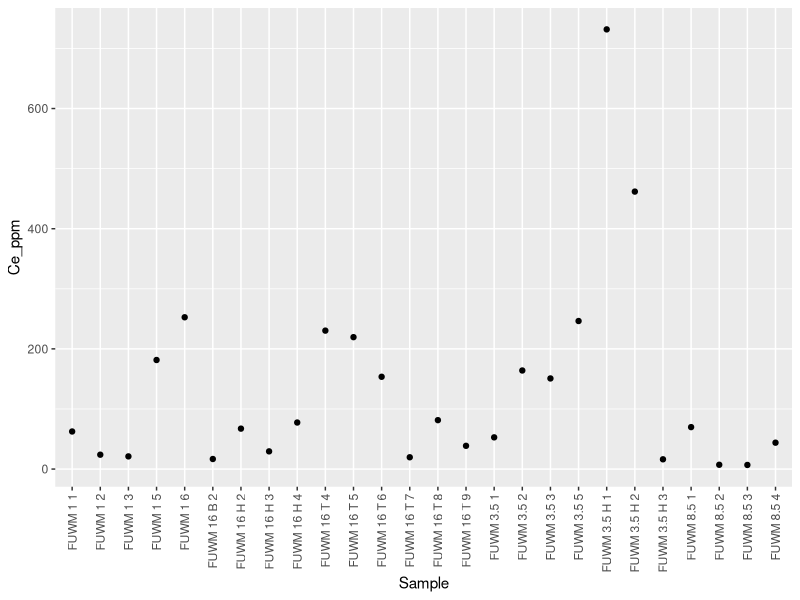
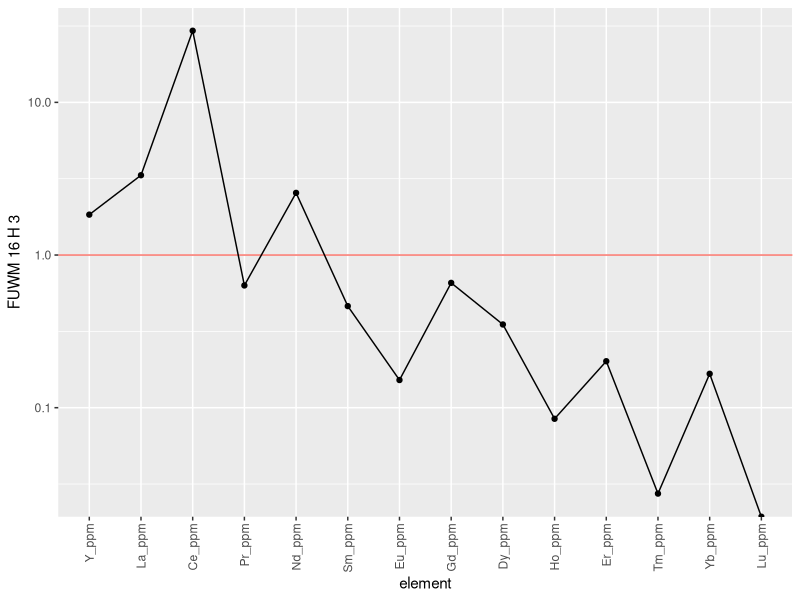
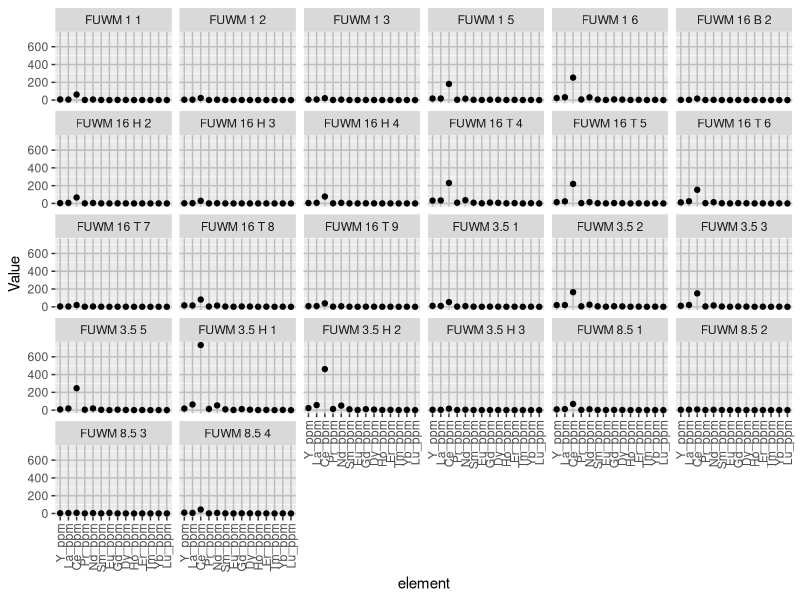

Reproduce these figures in R, in order. (Note: this script raises an error after producing the figures.)
## ---- chunk 1
knitr::opts_chunk$set(echo = TRUE)
library(tidyverse)
library("readxl")

all_data <- read_excel("ree_data_r.xlsx", 1)
cement_data <- read_excel("ree_data_r.xlsx", 2)
## ---- chunk 2
ree_data <- all_data %>%
  select("Sample", "Y_ppm", "La_ppm", "Ce_ppm", "Pr_ppm", "Nd_ppm", "Sm_ppm", "Eu_ppm",  "Gd_ppm","Dy_ppm", "Ho_ppm", "Er_ppm", "Tm_ppm", "Yb_ppm", "Lu_ppm") #filter out non REY elements\
ree_data <- data.frame(t(ree_data[-1])) #transpose and remove first row containing sample names
colnames(ree_data) <- all_data$Sample #rename column names with sample names
ree_data <- tibble::rownames_to_column(ree_data, "element") %>%
  mutate(element = fct_inorder(element)) #order elements
## ---- chunk 3
ree_data2 <- ree_data %>%
  pivot_longer(-element, names_to = "Sample", values_to = "Value") #pivot data to have each element value as observation
## ---- chunk 4
attach(all_data)
normalize <- all_data %>%
  select("Sample", "La_ppm", "Ce_ppm", "Pr_ppm", "Nd_ppm", "Sm_ppm", "Eu_ppm",  "Gd_ppm","Dy_ppm", "Y_ppm",  "Ho_ppm", "Er_ppm", "Tm_ppm", "Yb_ppm", "Lu_ppm") %>% #filter out non REY elements
  mutate(Y_normal = Y_ppm/27.31, La_normal = La_ppm/44.56, Ce_normal = Ce_ppm/88.25, Pr_normal = Pr_ppm/10.15, Nd_normal = Nd_ppm/37.32, Sm_normal = Sm_ppm/6.884, Eu_normal = Eu_ppm/1.215, Gd_normal = Gd_ppm/6.043, Dy_normal = Dy_ppm/5.325, Ho_normal = Ho_ppm/1.052, Er_normal = Er_ppm/3.075, Tm_normal = Tm_ppm/0.4510, Yb_normal = Yb_ppm/3.012, Lu_normal = Lu_ppm/0.4386) %>% #normalize values using PAAS data from Pourmand et al. 2012
    select("Sample", "La_normal", "Ce_normal", "Pr_normal", "Nd_normal", "Sm_normal", "Eu_normal",  "Gd_normal","Dy_normal", "Y_normal", "Ho_normal", "Er_normal", "Tm_normal", "Yb_normal", "Lu_normal") %>% #filter out non normalized values
  left_join(cement_data, by = c("Sample" = "Sample")) #attach cement to each observation

normal <- data.frame(t(normalize[-1])) #transpose and remove first row containing sample names
colnames(normal) <- all_data$Sample #rename column names with sample names
normal <- tibble::rownames_to_column(normal, "element") %>%
  mutate(element = fct_inorder(element)) %>% #order elements
  pivot_longer(-element, names_to = "Sample", values_to = "Value") %>% #pivot data to have each element value as observation
  left_join(cement_data, by = c("Sample" = "Sample")) #attach cement to each observation
## ---- chunk 5
anomaly <- normalize %>%
  mutate(
    Ce_anomaly = Ce_normal/(Pr_normal^2/Nd_normal),
    Y_Ho_ratio = Y_normal/Ho_normal,
    Eu_anomaly = (2*Eu_normal)/(Sm_normal + Gd_normal),
    BSI = (2*(Sm_normal + Gd_normal + Dy_normal)/3)/((La_normal +Pr_normal + Nd_normal)/3+(Ho_normal + Er_normal +Tm_normal +Yb_normal +Lu_normal)/5)) %>%
  group_by(Cement) %>%
  summarise(
    Ce_mean = mean(Ce_anomaly),
    Ce_sd = sd(Ce_anomaly),
    Ce_max = max(Ce_anomaly),
    Ce_min = min(Ce_anomaly),
    YH_mean = mean(Y_Ho_ratio),
    YH_sd = sd(Y_Ho_ratio),
    YH_max = max(Y_Ho_ratio),
    YH_min = min(Y_Ho_ratio),
    Eu_mean = mean(Eu_anomaly),
    Eu_sd = sd(Eu_anomaly),
    Eu_max = max(Eu_anomaly),
    Eu_min = min(Eu_anomaly),
    BSI_mean = mean(BSI),
    BSI_sd = sd(BSI),
    BSI_max = max(BSI),
    BSI_min = min(BSI)
  )
## ---- chunk 6
element_plot <- ggplot(all_data, aes(x = Sample, y = Ce_ppm)) + #change y to element of choice
  geom_point() +
  scale_x_discrete(guide = guide_axis(angle = 90))
element_plot
## ---- chunk 7
ree_plot <- ggplot(ree_data, aes(x = element, y = `FUWM 16 H 3`, group = 1)) + #change y to sample of choice
  geom_hline(aes(yintercept = 1, color = "red"), show.legend = FALSE) +
  geom_line() +
  geom_point() +
  scale_y_log10() +
  scale_x_discrete(guide = guide_axis(angle = 90))
ree_plot
## ---- chunk 8
ree_plot2 <- ggplot(ree_data2, aes(x = element, y = Value)) + #non normalized spider plots all samples
  geom_point() +
  scale_x_discrete(guide = guide_axis(angle = 90)) +
  theme(
    panel.grid.major = element_line(
      color = "gray"
    )
    ) +
  facet_wrap(vars(Sample)) 
ree_plot2
## ---- chunk 9
normal_plot <- ggplot(normal, aes(x = element, y = Value, group = 1)) + #normalized spider plots all samples
  geom_hline(aes(yintercept = 1, color = "red"), show.legend = FALSE) +
  geom_line() +
  geom_point() +
  scale_x_discrete(guide = guide_axis(angle = 90)) +
  scale_y_log10() +
  theme(panel.grid.major = element_line(color = "gray")) +
  ylab("ppm (log scale)") +
  xlab("Element") +
  facet_wrap(vars(Sample)) 
normal_plot
## ---- chunk 10
normal_plot <- ggplot(normal, aes(x = element, y = Value, group = 1)) + #normalized spider plots all cements
  geom_hline(aes(yintercept = 1, color = "red"), show.legend = FALSE) +
  geom_point() +
  scale_x_discrete(guide = guide_axis(angle = 90)) +
  scale_y_log10() +
  theme(panel.grid.major = element_line(color = "gray")) +
  ylab("ppm (log scale)") +
  xlab("Element") +
  facet_wrap(vars(Cement)) 
normal_plot
## ---- chunk 11
cement_avg <- normal %>%
  group_by(Cement, element) %>%
  summarise(
    n = n(),
    avg = mean(Value),
    sd = sd(Value)
  )
cement_avg$Cement <- factor(cement_avg$Cement, levels = c("Spar", "Microspar", "Manganese", "Micrite", "Micrite (SSF)", "Micrite (spicule)", "Microbial", "Microbial (SSF)", "Laminar Microbial", "Laminar Microbial (Strom)", "Laminar Microbial (sponge)", "Laminar Calcrete"))

cement_aio <- ggplot(cement_avg, aes(x = element, y = avg, color = Cement)) + #attempt at making a single spider plot with all samples
  geom_point() +
  geom_line(aes(group = Cement)) +
  geom_errorbar(aes(ymin = avg - sd, ymax = avg + sd, width = .2), position = "dodge") +
  scale_x_discrete(guide = guide_axis(angle = 90)) +
  scale_y_log10() +
  scale_color_viridis_d() +
  theme(
    panel.grid.major = element_line(color = "white",),
    panel.background = element_rect(fill = "#878787"),
    legend.key = element_rect(fill = "#878787")
    )
cement_aio
